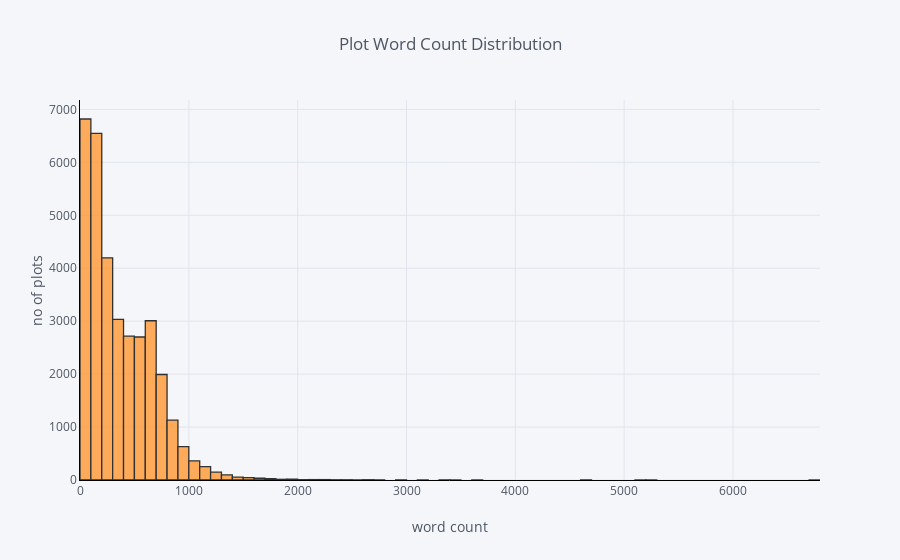

Notebook source saved alongside this figure:
### Code cell
movie['word count'].iplot(
    kind='hist',
    bins=100,
    xTitle='word count',
    linecolor='black',
    yTitle='no of plots',
    title='Plot Word Count Distribution')

### Figure 1 — Plotly figure (JSON) as saved in the notebook; plotly's stock layout.template omitted (floating-point values rounded to 4 significant figures; data arrays with more than 128 entries replaced by an {"elided": "..."} marker saying what was removed)
{"data": [{"histfunc": "count", "histnorm": "", "marker": {"color": "rgba(255, 153, 51, 1.0)", "line": {"color": "#000000", "width": 1.3}}, "name": "word count", "nbinsx": 100, "opacity": 0.8, "orientation": "v", "type": "histogram", "uid": "8f279624-99c5-4b71-b8ef-16e4238cf574", "x": {"elided": "33869 int values"}}], "layout": {"barmode": "overlay", "legend": {"bgcolor": "#F5F6F9", "font": {"color": "#4D5663"}}, "paper_bgcolor": "#F5F6F9", "plot_bgcolor": "#F5F6F9", "title": {"font": {"color": "#4D5663"}, "text": "Plot Word Count Distribution"}, "xaxis": {"gridcolor": "#E1E5ED", "linecolor": "black", "showgrid": true, "tickfont": {"color": "#4D5663"}, "title": {"font": {"color": "#4D5663"}, "text": "word count"}, "zerolinecolor": "#E1E5ED"}, "yaxis": {"gridcolor": "#E1E5ED", "linecolor": "black", "showgrid": true, "tickfont": {"color": "#4D5663"}, "title": {"font": {"color": "#4D5663"}, "text": "no of plots"}, "zerolinecolor": "#E1E5ED"}}}
